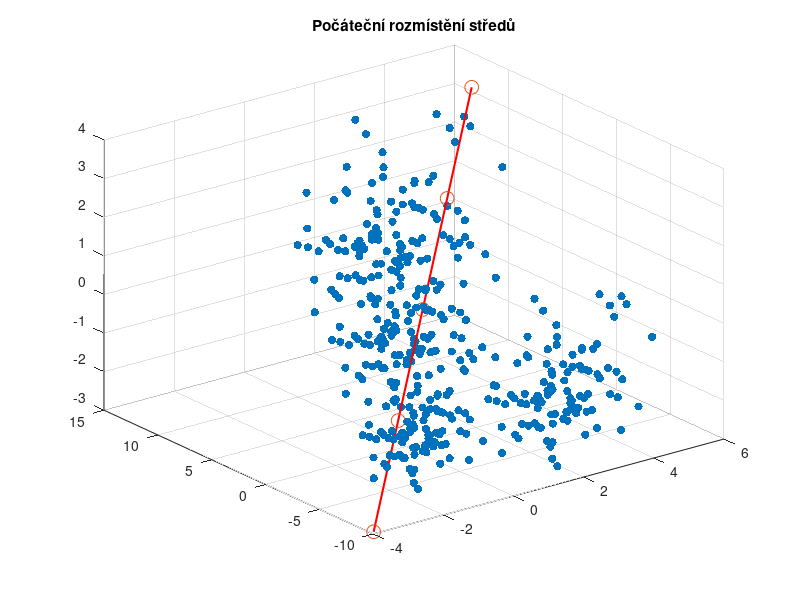
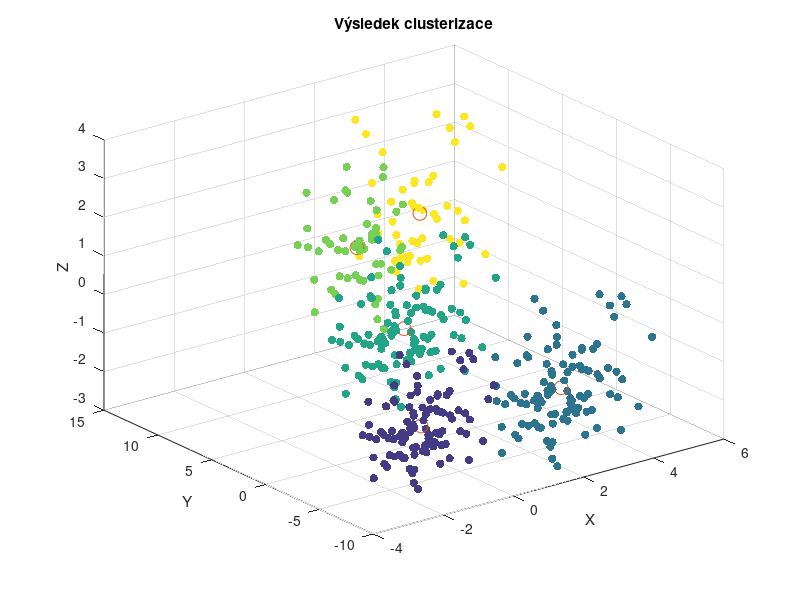

MATLAB code to generate these figures, in order:
clc; clear; format long g; 

%% Načtení dat
% M = load('body.mat'); % shluky ziskane z funkce gen_points_figure
 M = load('data3D.mat'); % shluky ziskane z funkce gen_points_randn3D
M = cell2mat(struct2cell(M));
N = length(M);
x = M(:,1); y = M(:,2); z = M(:,3) ;

%% Počet shluků
n = input('Pocet shluku: ');

% 1. Výpočet diagonální přímky
min_point = [min(x), min(y),  min(z)]; % Bod s minimálními souřadnicemi
max_point = [max(x), max(y), max(z)]; % Bod s maximálními souřadnicemi

% 2. Rozmístění počátečních středů podél přímky
xs = linspace(min_point(1), max_point(1), n)'; % Rovnoměrně mezi min(x) a max(x)
ys = linspace(min_point(2), max_point(2), n)'; % Rovnoměrně mezi min(y) a max(y)
zs = linspace(min_point(3), max_point(3), n)'; % Rovnoměrně mezi min(z) a max(z)

S = [xs, ys, zs]; % Počáteční středy

% Zobrazení dat a počátečních středů
figure(2);
scatter3(x, y,z, 'filled'); hold on;
plot3([min_point(1), max_point(1)], [min_point(2), max_point(2)], [min_point(3), max_point(3)], 'r-', 'LineWidth', 1.5); % Diagonální přímka
scatter3(S(:,1), S(:,2),S(:,3), 100, 'g*'); % Počáteční středy
title('Počáteční rozmístění středů');
hold off;

%% Algoritmus k-means
podminka = 0.01; % Tolerance
dS = 1;
maxIter = 100; % Maximální počet iterací
iter = 0;

while any(dS > podminka) && iter < maxIter
    iter = iter + 1;
    L = zeros(N, 1);
    d2 = zeros(n, 1);
    
    % Přiřazení bodů k nejbližšímu středu
    for i = 1:N
        for j = 1:n
            d2(j) = (x(i) - S(j,1))^2 + (y(i) - S(j,2))^2 + (z(i) - S(j,3))^2;
        end
        [~, L(i)] = min(d2);
    end
    
    % Přepočet center shluků
    nove_S = zeros(n, 3);
    for j = 1:n
        k = find(L == j);
        if isempty(k)
            nove_S(j,:) = S(j,:); % Pokud je shluk prázdný
        else
            nove_S(j,:) = mean(M(k,:));
        end
    end
    
    % Vzdálenost posunu středu
    dS = sqrt((nove_S(:,1) - S(:,1)).^2 + (nove_S(:,2) - S(:,2)).^2 + (nove_S(:,3) - S(:,3)).^2);
    S = nove_S;
end

%% Vizualizace
figure(3);
grid on;
scatter3(x, y,z, [], L,'filled'); hold on;
scatter3(S(:,1), S(:,2), S(:,3), 100, 'r*'); % Středy shluků
title('Výsledek clusterizace');
xlabel('X'); ylabel('Y'); zlabel('Z');

